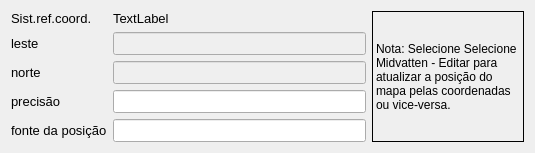
     <widget class="QWidget" name="tab_3">
      <attribute name="title">
       <string>Posição (m)</string>
      </attribute>
      <layout class="QGridLayout" name="gridLayout_8">
       <item row="0" column="0">
        <layout class="QGridLayout" name="gridLayout_4" columnstretch="7,3">
         <item row="0" column="0">
          <layout class="QGridLayout" name="gridLayout_3">
           <item row="0" column="0">
            <widget class="QLabel" name="label_32">
             <property name="sizePolicy">
              <sizepolicy hsizetype="Minimum" vsizetype="Fixed">
               <horstretch>0</horstretch>
               <verstretch>0</verstretch>
              </sizepolicy>
             </property>
             <property name="minimumSize">
              <size>
               <width>0</width>
               <height>0</height>
              </size>
             </property>
             <property name="maximumSize">
              <size>
               <width>16777215</width>
               <height>16777215</height>
              </size>
             </property>
             <property name="font">
              <font>
               <family>Arial</family>
               <pointsize>10</pointsize>
              </font>
             </property>
             <property name="text">
              <string>Sist.ref.coord.</string>
             </property>
             <property name="scaledContents">
              <bool>false</bool>
             </property>
             <property name="alignment">
              <set>Qt::AlignLeading|Qt::AlignLeft|Qt::AlignVCenter</set>
             </property>
            </widget>
           </item>
           <item row="0" column="1">
            <widget class="QLabel" name="CRS">
             <property name="sizePolicy">
              <sizepolicy hsizetype="Expanding" vsizetype="Fixed">
               <horstretch>0</horstretch>
               <verstretch>0</verstretch>
              </sizepolicy>
             </property>
             <property name="minimumSize">
              <size>
               <width>0</width>
               <height>0</height>
              </size>
             </property>
             <property name="maximumSize">
              <size>
               <width>16777215</width>
               <height>16777215</height>
              </size>
             </property>
             <property name="font">
              <font>
               <family>Arial</family>
               <pointsize>10</pointsize>
               <weight>50</weight>
               <bold>false</bold>
              </font>
             </property>
             <property name="toolTip">
              <string>&lt;!DOCTYPE HTML PUBLIC &quot;-//W3C//DTD HTML 4.0//EN&quot; &quot;http://www.w3.org/TR/REC-html40/strict.dtd&quot;&gt;
&lt;html&gt;&lt;head&gt;&lt;meta name=&quot;qrichtext&quot; content=&quot;1&quot; /&gt;&lt;style type=&quot;text/css&quot;&gt;
p, li { white-space: pre-wrap; }
&lt;/style&gt;&lt;/head&gt;&lt;body style=&quot; font-family:'Ubuntu'; font-size:11pt; font-weight:400; font-style:normal;&quot;&gt;
&lt;p style=&quot; margin-top:0px; margin-bottom:0px; margin-left:0px; margin-right:0px; -qt-block-indent:0; text-indent:0px;&quot;&gt;&lt;span style=&quot; font-family:'MS Shell Dlg 2'; font-size:10pt;&quot;&gt;EPSG ID for the &lt;/span&gt;&lt;/p&gt;
&lt;p style=&quot; margin-top:0px; margin-bottom:0px; margin-left:0px; margin-right:0px; -qt-block-indent:0; text-indent:0px;&quot;&gt;&lt;span style=&quot; font-family:'MS Shell Dlg 2'; font-size:10pt;&quot;&gt;co-ordinate system &lt;/span&gt;&lt;/p&gt;
&lt;p style=&quot; margin-top:0px; margin-bottom:0px; margin-left:0px; margin-right:0px; -qt-block-indent:0; text-indent:0px;&quot;&gt;&lt;span style=&quot; font-family:'MS Shell Dlg 2'; font-size:10pt;&quot;&gt;that is used in the&lt;/span&gt;&lt;/p&gt;
&lt;p style=&quot; margin-top:0px; margin-bottom:0px; margin-left:0px; margin-right:0px; -qt-block-indent:0; text-indent:0px;&quot;&gt;&lt;span style=&quot; font-family:'MS Shell Dlg 2'; font-size:10pt;&quot;&gt;database&lt;/span&gt;&lt;/p&gt;&lt;/body&gt;&lt;/html&gt;</string>
             </property>
             <property name="text">
              <string>TextLabel</string>
             </property>
            </widget>
           </item>
           <item row="1" column="0">
            <widget class="QLabel" name="label_25">
             <property name="sizePolicy">
              <sizepolicy hsizetype="Minimum" vsizetype="Fixed">
               <horstretch>0</horstretch>
               <verstretch>0</verstretch>
              </sizepolicy>
             </property>
             <property name="minimumSize">
              <size>
               <width>0</width>
               <height>0</height>
              </size>
             </property>
             <property name="maximumSize">
              <size>
               <width>16777215</width>
               <height>16777215</height>
              </size>
             </property>
             <property name="font">
              <font>
               <family>Arial</family>
               <pointsize>10</pointsize>
              </font>
             </property>
             <property name="text">
              <string>leste</string>
             </property>
             <property name="scaledContents">
              <bool>false</bool>
             </property>
             <property name="alignment">
              <set>Qt::AlignLeading|Qt::AlignLeft|Qt::AlignVCenter</set>
             </property>
            </widget>
           </item>
           <item row="1" column="1">
            <widget class="QLineEdit" name="east">
             <property name="enabled">
              <bool>false</bool>
             </property>
             <property name="sizePolicy">
              <sizepolicy hsizetype="Expanding" vsizetype="Fixed">
               <horstretch>0</horstretch>
               <verstretch>0</verstretch>
              </sizepolicy>
             </property>
             <property name="minimumSize">
              <size>
               <width>0</width>
               <height>0</height>
              </size>
             </property>
             <property name="maximumSize">
              <size>
               <width>16777215</width>
               <height>16777215</height>
              </size>
             </property>
             <property name="font">
              <font>
               <family>Arial</family>
               <pointsize>10</pointsize>
              </font>
             </property>
             <property name="toolTip">
              <string>coordenada leste</string>
             </property>
             <property name="layoutDirection">
              <enum>Qt::LeftToRight</enum>
             </property>
             <property name="maxLength">
              <number>12</number>
             </property>
            </widget>
           </item>
           <item row="2" column="0">
            <widget class="QLabel" name="label_26">
             <property name="sizePolicy">
              <sizepolicy hsizetype="Minimum" vsizetype="Fixed">
               <horstretch>0</horstretch>
               <verstretch>0</verstretch>
              </sizepolicy>
             </property>
             <property name="minimumSize">
              <size>
               <width>0</width>
               <height>0</height>
              </size>
             </property>
             <property name="maximumSize">
              <size>
               <width>16777215</width>
               <height>16777215</height>
              </size>
             </property>
             <property name="font">
              <font>
               <family>Arial</family>
               <pointsize>10</pointsize>
              </font>
             </property>
             <property name="text">
              <string>norte</string>
             </property>
             <property name="scaledContents">
              <bool>false</bool>
             </property>
             <property name="alignment">
              <set>Qt::AlignLeading|Qt::AlignLeft|Qt::AlignVCenter</set>
             </property>
            </widget>
           </item>
           <item row="2" column="1">
            <widget class="QLineEdit" name="north">
             <property name="enabled">
              <bool>false</bool>
             </property>
             <property name="sizePolicy">
              <sizepolicy hsizetype="Expanding" vsizetype="Fixed">
               <horstretch>0</horstretch>
               <verstretch>0</verstretch>
              </sizepolicy>
             </property>
             <property name="minimumSize">
              <size>
               <width>0</width>
               <height>0</height>
              </size>
             </property>
             <property name="maximumSize">
              <size>
               <width>16777215</width>
               <height>16777215</height>
              </size>
             </property>
             <property name="font">
              <font>
               <family>Arial</family>
               <pointsize>10</pointsize>
              </font>
             </property>
             <property name="toolTip">
              <string>coordenada norte</string>
             </property>
             <property name="inputMethodHints">
              <set>Qt::ImhNone</set>
             </property>
             <property name="maxLength">
              <number>12</number>
             </property>
            </widget>
           </item>
           <item row="3" column="0">
            <widget class="QLabel" name="XY_ONOG_label">
             <property name="sizePolicy">
              <sizepolicy hsizetype="Minimum" vsizetype="Fixed">
               <horstretch>0</horstretch>
               <verstretch>0</verstretch>
              </sizepolicy>
             </property>
             <property name="minimumSize">
              <size>
               <width>0</width>
               <height>0</height>
              </size>
             </property>
             <property name="maximumSize">
              <size>
               <width>16777215</width>
               <height>16777215</height>
              </size>
             </property>
             <property name="font">
              <font>
               <family>Arial</family>
               <pointsize>10</pointsize>
              </font>
             </property>
             <property name="text">
              <string>precisão</string>
             </property>
             <property name="scaledContents">
              <bool>false</bool>
             </property>
             <property name="alignment">
              <set>Qt::AlignLeading|Qt::AlignLeft|Qt::AlignVCenter</set>
             </property>
            </widget>
           </item>
           <item row="3" column="1">
            <widget class="QLineEdit" name="ne_accur">
             <property name="sizePolicy">
              <sizepolicy hsizetype="Expanding" vsizetype="Fixed">
               <horstretch>0</horstretch>
               <verstretch>0</verstretch>
              </sizepolicy>
             </property>
             <property name="minimumSize">
              <size>
               <width>0</width>
               <height>0</height>
              </size>
             </property>
             <property name="maximumSize">
              <size>
               <width>16777215</width>
               <height>16777215</height>
              </size>
             </property>
             <property name="font">
              <font>
               <family>Arial</family>
               <pointsize>10</pointsize>
              </font>
             </property>
             <property name="toolTip">
              <string>precisão da posição</string>
             </property>
             <property name="text">
              <string/>
             </property>
            </widget>
           </item>
           <item row="4" column="0">
            <widget class="QLabel" name="label_14">
             <property name="sizePolicy">
              <sizepolicy hsizetype="Minimum" vsizetype="Fixed">
               <horstretch>0</horstretch>
               <verstretch>0</verstretch>
              </sizepolicy>
             </property>
             <property name="minimumSize">
              <size>
               <width>0</width>
               <height>0</height>
              </size>
             </property>
             <property name="maximumSize">
              <size>
               <width>16777215</width>
               <height>16777215</height>
              </size>
             </property>
             <property name="font">
              <font>
               <family>Arial</family>
               <pointsize>10</pointsize>
              </font>
             </property>
             <property name="text">
              <string>fonte da posição</string>
             </property>
             <property name="alignment">
              <set>Qt::AlignLeading|Qt::AlignLeft|Qt::AlignVCenter</set>
             </property>
            </widget>
           </item>
           <item row="4" column="1">
            <widget class="QLineEdit" name="ne_source">
             <property name="sizePolicy">
              <sizepolicy hsizetype="Preferred" vsizetype="Fixed">
               <horstretch>0</horstretch>
               <verstretch>0</verstretch>
              </sizepolicy>
             </property>
             <property name="minimumSize">
              <size>
               <width>0</width>
               <height>0</height>
              </size>
             </property>
             <property name="maximumSize">
              <size>
               <width>16777215</width>
               <height>16777215</height>
              </size>
             </property>
             <property name="font">
              <font>
               <family>Arial</family>
               <pointsize>10</pointsize>
              </font>
             </property>
             <property name="toolTip">
              <string>&lt;!DOCTYPE HTML PUBLIC &quot;-//W3C//DTD HTML 4.0//EN&quot; &quot;http://www.w3.org/TR/REC-html40/strict.dtd&quot;&gt;
&lt;html&gt;&lt;head&gt;&lt;meta name=&quot;qrichtext&quot; content=&quot;1&quot; /&gt;&lt;style type=&quot;text/css&quot;&gt;
p, li { white-space: pre-wrap; }
&lt;/style&gt;&lt;/head&gt;&lt;body style=&quot; font-family:'MS Shell Dlg 2'; font-size:8.25pt; font-weight:400; font-style:normal;&quot;&gt;
&lt;p style=&quot; margin-top:0px; margin-bottom:0px; margin-left:0px; margin-right:0px; -qt-block-indent:0; text-indent:0px;&quot;&gt;&lt;span style=&quot; font-family:'Arial,sans-serif'; color:#000000; background-color:#ffffff;&quot;&gt;Source for the given position, e.g. from an old map or measured in field campaign&lt;/span&gt;&lt;/p&gt;&lt;/body&gt;&lt;/html&gt;</string>
             </property>
            </widget>
           </item>
          </layout>
         </item>
         <item row="0" column="1">
          <widget class="QLabel" name="label_10">
           <property name="sizePolicy">
            <sizepolicy hsizetype="Preferred" vsizetype="Preferred">
             <horstretch>0</horstretch>
             <verstretch>0</verstretch>
            </sizepolicy>
           </property>
           <property name="autoFillBackground">
            <bool>false</bool>
           </property>
           <property name="frameShape">
            <enum>QFrame::Box</enum>
           </property>
           <property name="midLineWidth">
            <number>0</number>
           </property>
           <property name="text">
            <string>Nota: Selecione Selecione Midvatten - Editar para atualizar a posição do mapa pelas coordenadas ou vice-versa.</string>
           </property>
           <property name="wordWrap">
            <bool>true</bool>
           </property>
          </widget>
         </item>
        </layout>
       </item>
      </layout>
     </widget>
